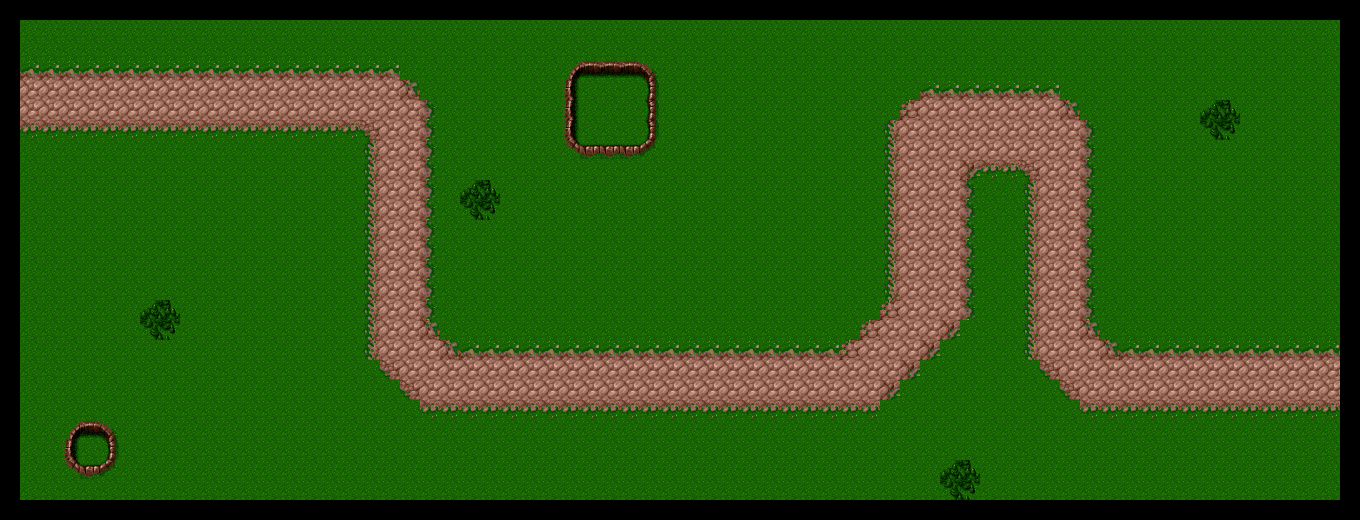

A level layout from a 2D game, rendered from its tile map. Below: a short description, then the map file with tile-grid data replaced by summaries:
An orthogonal 68x26 tile map with 20x20 px tiles, 1 tile layer (Tile Layer 1), 2 hidden layers not drawn and 6 objects (Start, End, flag1, flag2, flag4, ...).

<map version="1.0" orientation="orthogonal" width="68" height="26" tilewidth="20" tileheight="20">
 <tileset firstgid="1" name="tileset" tilewidth="20" tileheight="20">
  <image source="tileset.png" width="320" height="200" />
 </tileset>
 <layer name="Tile Layer 1" width="68" height="26">
  <data>[1768 cells, 1584 non-empty, 22 distinct tile ids]</data>
 </layer>
 <layer name="CollisionLayer" width="68" height="26" visible="0">
  <data>[1768 cells, 229 non-empty, 2 distinct tile ids]</data>
 </layer>
 <objectgroup name="Object Layer 1" width="68" height="26">
  <object name="Start" x="20" y="100" />
  <object name="End" x="1340" y="380" />
  <object name="flag1" x="40" y="40" />
  <object name="flag2" x="40" y="160" />
  <object name="flag4" x="1320" y="440" />
  <object name="flag3" x="1320" y="320" />
 </objectgroup>
 <layer name="BuildableLayer" width="68" height="26" visible="0">
  <data>[1768 cells, 466 non-empty, 1 distinct tile ids]</data>
 </layer>
</map>